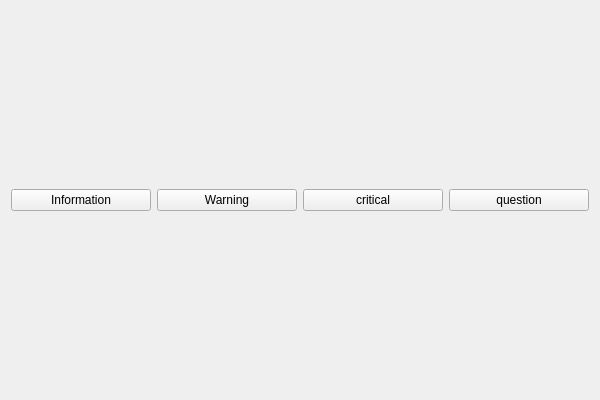
<?xml version="1.0" encoding="UTF-8"?>
<ui version="4.0">
 <class>MessageBoxExampleClass</class>
 <widget class="QWidget" name="MessageBoxExampleClass">
  <property name="geometry">
   <rect>
    <x>0</x>
    <y>0</y>
    <width>600</width>
    <height>400</height>
   </rect>
  </property>
  <property name="windowTitle">
   <string>MessageBoxExample</string>
  </property>
  <layout class="QHBoxLayout" name="horizontalLayout">
   <item>
    <widget class="QPushButton" name="infoBtn">
     <property name="text">
      <string>Information</string>
     </property>
    </widget>
   </item>
   <item>
    <widget class="QPushButton" name="warningBtn">
     <property name="text">
      <string>Warning</string>
     </property>
    </widget>
   </item>
   <item>
    <widget class="QPushButton" name="criticalBtn">
     <property name="text">
      <string>critical</string>
     </property>
    </widget>
   </item>
   <item>
    <widget class="QPushButton" name="questionBtn">
     <property name="text">
      <string>question</string>
     </property>
    </widget>
   </item>
  </layout>
 </widget>
 <layoutdefault spacing="6" margin="11"/>
 <resources>
  <include location="MessageBoxExample.qrc"/>
 </resources>
 <connections/>
</ui>
